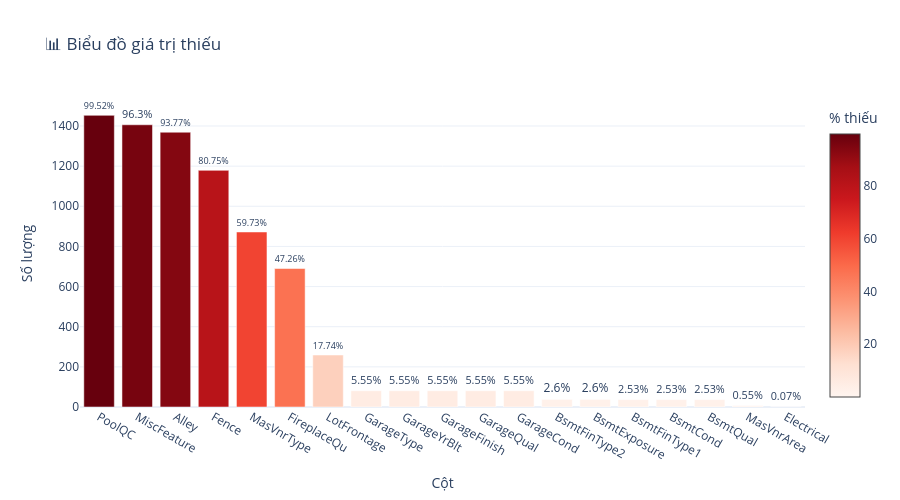

The notebook cell saved with this chart:
### Code cell
eda_train.missing_values()

### Figure 1 — Plotly figure (JSON) as saved in the notebook; plotly's stock layout.template omitted (floating-point values rounded to 4 significant figures)
{"data": [{"marker": {"color": [99.52, 96.3, 93.77, 80.75, 59.73, 47.26, 17.74, 5.55, 5.55, 5.55, 5.55, 5.55, 2.6, 2.6, 2.53, 2.53, 2.53, 0.55, 0.07], "colorbar": {"title": {"text": "% thiếu"}}, "colorscale": [[0, "rgb(255,245,240)"], [0.125, "rgb(254,224,210)"], [0.25, "rgb(252,187,161)"], [0.375, "rgb(252,146,114)"], [0.5, "rgb(251,106,74)"], [0.625, "rgb(239,59,44)"], [0.75, "rgb(203,24,29)"], [0.875, "rgb(165,15,21)"], [1, "rgb(103,0,13)"]], "showscale": true}, "text": ["99.52%", "96.3%", "93.77%", "80.75%", "59.73%", "47.26%", "17.74%", "5.55%", "5.55%", "5.55%", "5.55%", "5.55%", "2.6%", "2.6%", "2.53%", "2.53%", "2.53%", "0.55%", "0.07%"], "textposition": "outside", "type": "bar", "x": ["PoolQC", "MiscFeature", "Alley", "Fence", "MasVnrType", "FireplaceQu", "LotFrontage", "GarageType", "GarageYrBlt", "GarageFinish", "GarageQual", "GarageCond", "BsmtFinType2", "BsmtExposure", "BsmtFinType1", "BsmtCond", "BsmtQual", "MasVnrArea", "Electrical"], "y": [1453, 1406, 1369, 1179, 872, 690, 259, 81, 81, 81, 81, 81, 38, 38, 37, 37, 37, 8, 1]}], "layout": {"height": 500, "title": {"text": "📊 Biểu đồ giá trị thiếu"}, "xaxis": {"title": {"text": "Cột"}}, "yaxis": {"title": {"text": "Số lượng"}}}}
